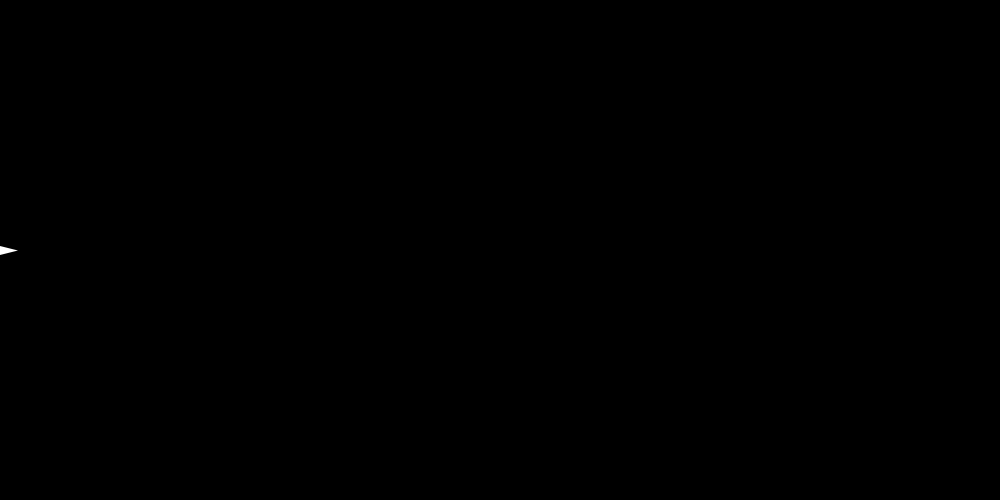
Frame 1 (no input)
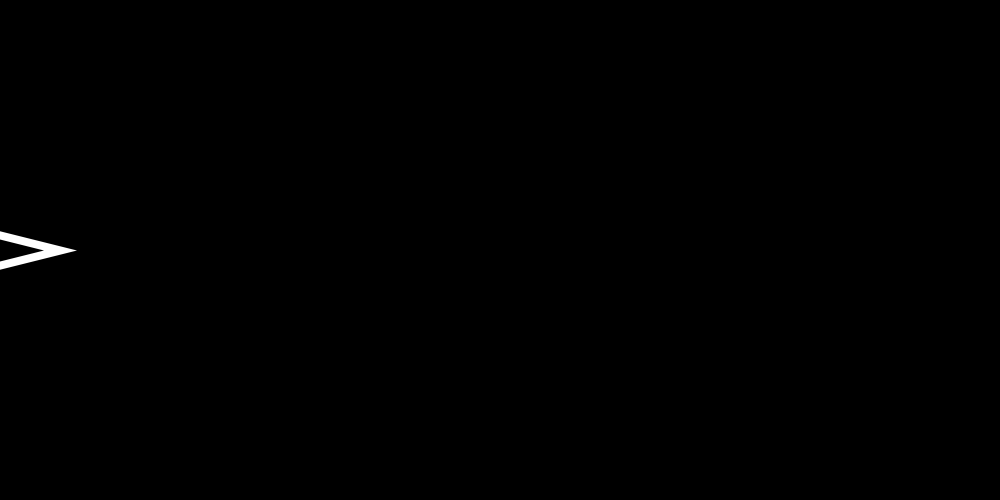
Frame 60 (the mouse pressed at the canvas centre just before this capture)
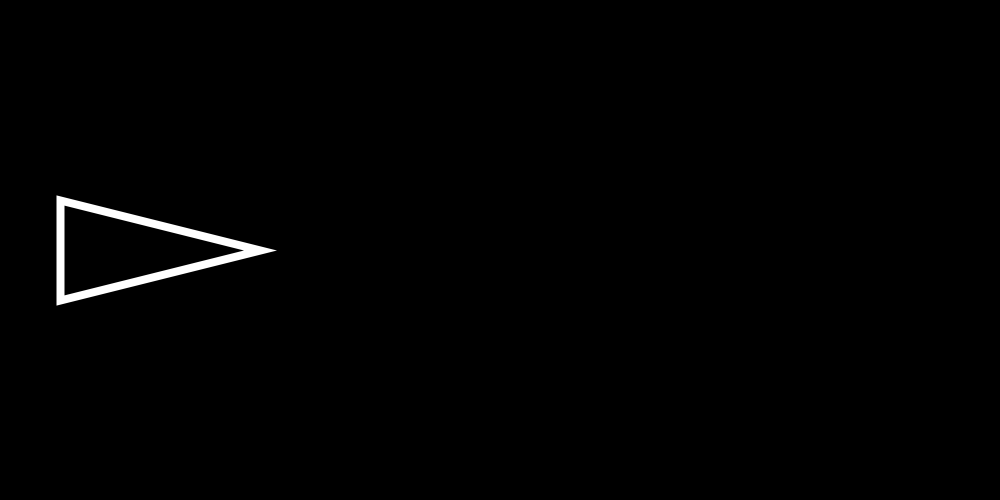
Frame 120 (the mouse held since frame 60 and released just before this capture)

The Processing sketch that drew these frames (run headless with seeded random() and noise(); from frame 60 on, the mouse is pressed at the canvas centre):

// Processing sketch: triangulo_en_movimiento
// ── triangulo_en_movimiento.pde

int x1, x2, x3, y1, y2, y3;
int triSpeed;

void setup() {
  triSpeed = 1;
  size(1000, 500);

  y1 = 200;
  y2 = y1+100;
  y3 = y1+50;

  x1 = -200;
  x2 = x1;
  x3 = x1 + 200;
  strokeWeight(8);
  stroke(255);
  fill(0);
}

void draw() {
  background(0);
  x1 = x1 + triSpeed;
  x2 = x1;
  x3 = x1 + 200;
  
  if (x1 >= width) {
    y1 = 200;
    y2 = 300;
    y3 = 250;

    x1 = -200;
    x2 = -200;
    x3 = 0;
  }

  triangle(x1, y1, x2, y2, x3, y3);
}


void mousePressed(){
  x1 = 0;
}

void keyPressed(){
  triSpeed = 0;
}
